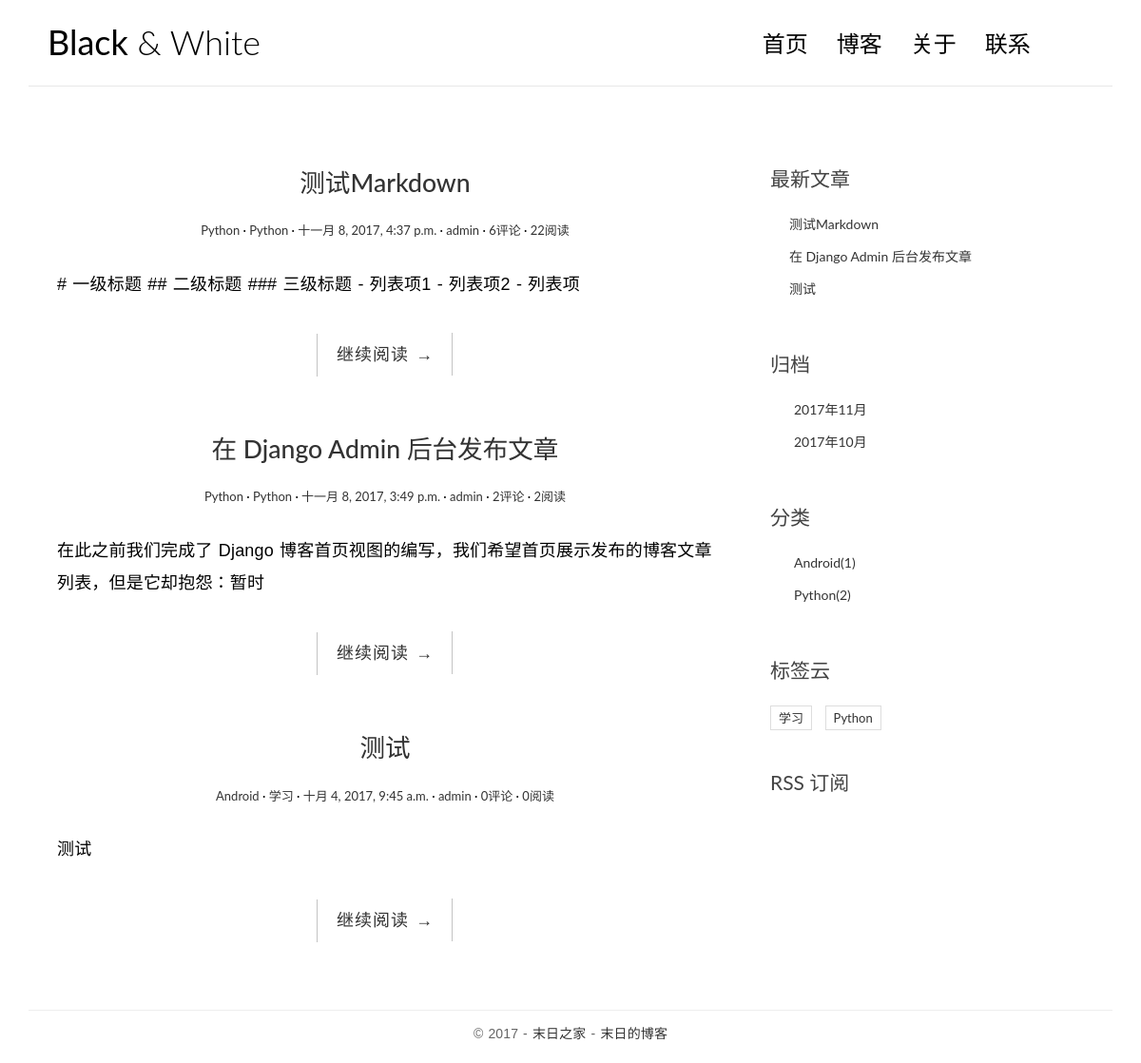
/, run on an earlier commit of the app's database.
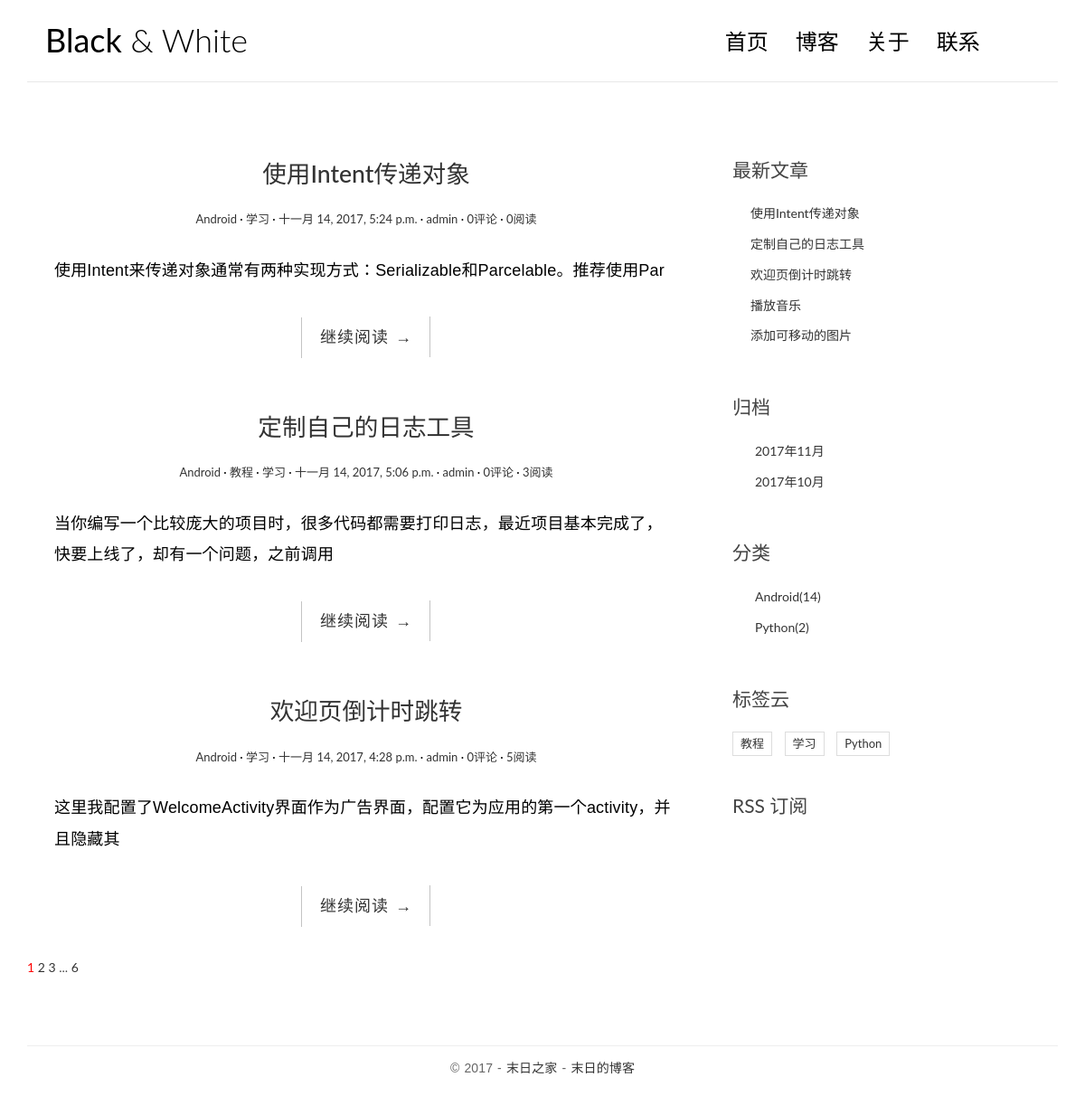
And on a later commit of the database.
### blogapp/models.py (models this page shows, shortened)
class Post(models.Model):
    title = models.CharField(max_length=70)
    body = models.TextField()
    created_time = models.DateTimeField()#发布时间
    modified_time = models.DateTimeField()#最后修改时间
    excerpt = models.CharField(max_length=200,blank=True) #摘要
    category = models.ForeignKey(Category)
    tags = models.ManyToManyField(Tag,blank=True)
    author = models.ForeignKey(User) # 文章作者，这里 User 是从 django.contrib.auth.models 导入的。
    views = models.PositiveIntegerField(default=0)#阅读量
    def get_absolute_url(self):
        return reverse('blog:detail', kwargs={'pk': self.pk})
    class Meta:
        ordering = ['-created_time']

class Category(models.Model):
    name = models.CharField(max_length=100)

class Tag(models.Model):
    name = models.CharField(max_length=100)

### blogapp/views.py (the view, shortened to what this page needs)
# urls.py: url(r'^$', views.IndexView.as_view(), name='index'),
class IndexView(ListView):
    model = Post
    template_name = 'blog/index.html'
    context_object_name = 'post_list'
    paginate_by = 3
    def get_context_data(self, **kwargs):
        context = super().get_context_data(**kwargs)
        paginator = context.get('paginator')
        page = context.get('page_obj')
        is_paginated = context.get('is_paginated')
        pagination_data = self.pagination_data(paginator, page, is_paginated)
        context.update(pagination_data)
        return context
    def pagination_data(self, paginator, page, is_paginated):
        if not is_paginated:
            return {}
        left = []
        right = []
        left_has_more = False
        right_has_more = False
        first = False
        last = False
        page_number = page.number
        total_pages = paginator.num_pages
        page_range = paginator.page_range
        if page_number == 1:
            right = page_range[page_number:page_number + 2]
            if right[-1] < total_pages - 1:
                right_has_more = True
            if right[-1] < total_pages:
                last = True
        elif page_number == total_pages:
            left = page_range[(page_number - 3) if (page_number - 3) > 0 else 0:page_number - 1]
            if left[0] > 2:
                left_has_more = True
            if left[0] > 1:
                first = True
        data = {
            'left': left,
            'right': right,
            'left_has_more': left_has_more,
            'right_has_more': right_has_more,
            'first': first,
            'last': last,
        }
        return data

### blogapp/templatetags/blog_tags.py (called while the page is built)
@register.simple_tag
def get_recent_posts(num=5):
    return Post.objects.all().order_by('-created_time')[:num]

@register.simple_tag
def archives():
    return Post.objects.dates('created_time','month',order='DESC')

@register.simple_tag
def get_tags():
    return Tag.objects.annotate(num_posts=Count('post')).filter(num_posts__gt=0)

@register.simple_tag
def get_categories():
    return Category.objects.annotate(num_posts=Count('post')).filter(num_posts__gt=0)

### templates/blog/index.html (shortened to what this page needs)
<!DOCTYPE html>
{% extends 'base.html' %}
{% load staticfiles %}
{% block main %}
    {% for post in post_list %}
        <article class="post post-{{ post.pk }}">
            <header class="entry-header">
                <h1 class="entry-title">
                    <a href="{{ post.get_absolute_url }}">{{ post.title }}</a>
                </h1>
                <div class="entry-meta">
                    <span class="post-category"><a href="#">{{ post.category.name }}</a></span>
                    {% for tag in post.tags.all %}
                            <span class="post-category"><a href="#">{{ tag.name }}</a></span>
                            {% endfor %}
                    <span class="post-date"><a href="#"><time class="entry-date"
                                                              datetime="2012-11-09T23:15:57+00:00">{{ post.created_time }}</time></a></span>
                    <span class="post-author"><a href="#">{{ post.author }}</a></span>
                    <span class="comments-link"><a href="#">{{ post.comment_set.count }}评论</a></span>
                    <span class="views-count"><a href="{{ post.get_absolute_url }}">{{ post.views }}阅读</a></span>
                </div>
            </header>
            <div class="entry-content clearfix">
                <p>{{ post.body|truncatechars:54 }}</p>
                <div class="read-more cl-effect-14">
                    <a href="{{ post.get_absolute_url }}" class="more-link">继续阅读 <span class="meta-nav">→</span></a>
                </div>
            </div>
        </article>
    {% empty %}
        <div class="no-post">暂时还没有发布的文章！</div>
    {% endfor %}
    {% if is_paginated %}
    <div class="pagination">
      <a href="?page={{ page_obj.number }}" style="color: red">{{ page_obj.number }}</a>
      {% if right %}
        {% for i in right %}
            <a href="?page={{ i }}">{{ i }}</a>
        {% endfor %}
        {% if right_has_more %}
            <span>...</span>
        {% endif %}
      {% endif %}
      {% if last %}
        <a href="?page={{ paginator.num_pages }}">{{ paginator.num_pages }}</a>
      {% endif %}
    </div>
{% endif %}
{% endblock main %}

### templates/base.html (shortened to what the changed rows need)
<!DOCTYPE html>
{% load staticfiles %}
{% load blog_tags %}
<html>
<head>
    <link href="https://cdn.bootcss.com/bootstrap/3.3.7/css/bootstrap.min.css" rel="stylesheet">
    <link rel="stylesheet" href="http://code.ionicframework.com/ionicons/2.0.1/css/ionicons.min.css">
    <link rel="stylesheet" href="{% static 'blog/css/pace.css' %}">
    <link rel="stylesheet" href="{% static 'blog/css/custom.css' %}">
    <link rel="stylesheet" href="{% static 'blog/css/highlights/github.css' %}">
</head>
<body>
<div class="container">
    <header id="site-header">
        <div class="row">
            <div class="col-md-4 col-sm-5 col-xs-8">
                <div class="logo">
                    <h1><a href="{% url 'blog:index' %}"><b>Black</b> &amp; White</a></h1>
                </div>
            </div>
        </div>
    </header>
</div>
<div class="content-body">
    <div class="container">
        <div class="row">
            <main class="col-md-8">
                {% block main %}
                {% endblock main %}
            </main>
            <aside class="col-md-4">
                <div class="widget widget-recent-posts">
                    {% get_recent_posts as recent_post_list %}
                    <ul>
                        {% for post in recent_post_list %}
                        <li>
                            <a href="{{ post.get_absolute_url }}">{{ post.title }}</a>
                        </li>
                        {% empty %}
                        暂无文章
                        {% endfor %}
                    </ul>
                </div>
                <div class="widget widget-archives">
                    {% archives as date_list %}
                    <ul>
                        {% for date in date_list %}
                        <li>
                            <a href="{% url 'blog:archives' date.year date.month %}">{{ date.year }}年{{ date.month }}月</a>
                        </li>
                        {% empty %}
                        暂无归档！
                        {% endfor %}
                    </ul>
                </div>
                <div class="widget widget-category">
                    {% get_categories as category_list %}
                    <ul>
                        {% for category in category_list %}
                        <li>
                            <a href="{% url 'blog:category' category.pk %}">{{ category.name }}<span class="post-count">({{ category.num_posts }})</span></a>
                        </li>
                        {% empty %}
                            暂无分类
                        {% endfor %}
                    </ul>
                </div>
                <div class="widget widget-tag-cloud">
                    {% get_tags as tags_list %}
                    <ul>
                        {% for tag in tags_list %}
                        <li>
                            <a href="{% url 'blog:tag' tag.pk %}">{{ tag.name }}</a>
                        </li>
                        {% empty %}
                            暂无标签
                        {% endfor %}
                    </ul>
                </div>
            </aside>
        </div>
    </div>
</div>
</body>
</html>

What changed in the data, as far as the page shows it:
no longer on this page (row edited): Post: title "测试Markdown", category.name "Python", created_time "十一月 8, 2017, 4:37 p.m.", author "admin", comment_set.count "6", views "22", body "# 一级标题 ## 二级标题 ### 三级标题 - 列表项1 - 列表项2 - 列表项", Tag (name "Python")
no longer on this page (row unchanged): Post: title "在 Django Admin 后台发布文章", category.name "Python", created_time "十一月 8, 2017, 3:49 p.m.", author "admin", comment_set.count "2", views "2", body "在此之前我们完成了 Django 博客首页视图的编写，我们希望首页展示发布的博客文章列表，但是它却抱怨：暂时", Tag (name "Python")
no longer on this page (row unchanged): Post: title "测试", category.name "Android", created_time "十月 4, 2017, 9:45 a.m.", author "admin", comment_set.count "0", views "0", body "测试", Tag (name "学习")
added Post: title "使用Intent传递对象", category.name "Android", created_time "十一月 14, 2017, 5:24 p.m.", author "admin", comment_set.count "0", views "0", body "使用Intent来传递对象通常有两种实现方式：Serializable和Parcelable。推荐使用Par", Tag (name "学习")
added Post: title "定制自己的日志工具", category.name "Android", created_time "十一月 14, 2017, 5:06 p.m.", author "admin", comment_set.count "0", views "3", body "当你编写一个比较庞大的项目时，很多代码都需要打印日志，最近项目基本完成了，快要上线了，却有一个问题，之前调用", Tag (name "学习")
now on this page (row unchanged): Tag: name "教程"
added Post: title "欢迎页倒计时跳转", category.name "Android", created_time "十一月 14, 2017, 4:28 p.m.", author "admin", comment_set.count "0", views "5", body "这里我配置了WelcomeActivity界面作为广告界面，配置它为应用的第一个activity，并且隐藏其", Tag (name "学习")
added Post: title "播放音乐", shown under "最新文章"
added Post: title "添加可移动的图片", shown under "最新文章"
computed for Category "Android": num_posts "1" → "14"
Also different on the page:
{{ page_obj.number }}: (not shown) → "1"
{{ paginator.num_pages }}: (not shown) → "6"
new list line: "2"
new list line: "3"
